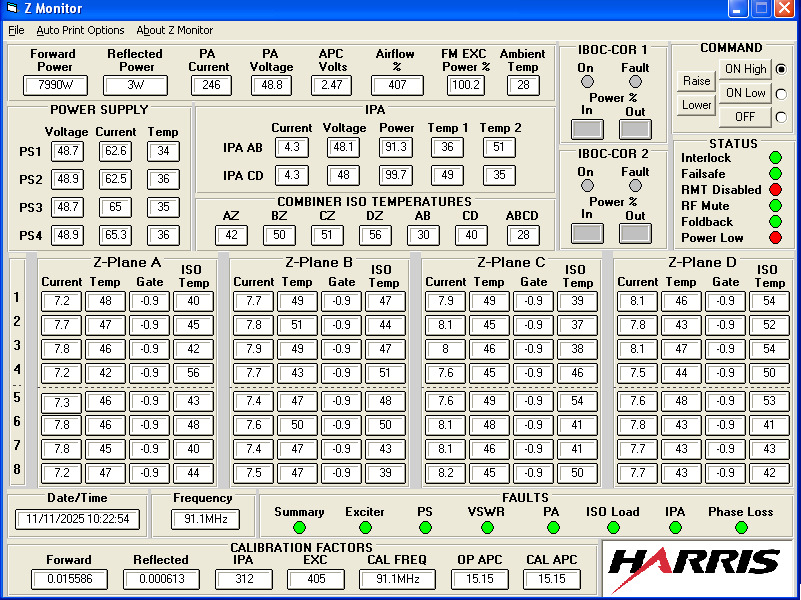
#> input picture 911-20251111.jpg, 801 x 600 px
$ python compare_results.py
#> lines starting #> are read from the running program, lines starting #| are printed output that depends on the picture
#> (reads test_20251111_results.csv from the repository)
### src/template_ocr_extractor.py
"""
基于模板匹配的本地OCR识别器

特点：
- 适用于固定布局的发射机截图
- 不依赖深度学习，纯CPU运算
- 低内存占用，适合老旧硬件
- 使用 OpenCV + Tesseract OCR
"""
import cv2
import numpy as np
import pytesseract
import logging
import json
from pathlib import Path
from typing import Dict, List, Optional, Tuple
import pandas as pd

from src.exceptions import OCRError

logger = logging.getLogger(__name__)


class TemplateOCRExtractor:
    """模板匹配OCR提取器

    工作流程：
    1. 加载固定区域坐标模板
    2. 图像预处理（灰度化、二值化）
    3. 按坐标提取各个数据区域
    4. 使用 Tesseract OCR 识别数字
    5. 后处理和验证
    """

    def __init__(self, coords_file: Optional[Path] = None, config: Optional[Dict] = None):
        """
        初始化提取器

        Args:
            coords_file: 坐标模板文件路径，默认为 config/template_coordinates.json
            config: 可选配置字典
        """
        self.coords_file = coords_file or Path('config/template_coordinates.json')
        self.config = config or {}

        # 设置 Tesseract 路径（Windows 打包版本需要）
        self._setup_tesseract_path()
#> (the call stopped at in _setup_tesseract_path, `if current_path != 'tesseract' and Path(current_path).exists():`: pytesseract is not available in this run)

        # Tesseract 配置
        self.tesseract_config = self.config.get(
            'tesseract_config',
            r'--oem 3 --psm 7 -c tessedit_char_whitelist=0123456789.'
        )

        # 预处理参数
        self.preprocess_mode = self.config.get('preprocess_mode', 'adaptive')  # 'simple', 'adaptive', 'none'
        self.apply_morphology = self.config.get('apply_morphology', False)

        # 验证参数
        self.valid_ranges = {
            'Current': (5.0, 10.0),      # 电流合理范围
            'ISO_Temp': (20.0, 80.0),    # 温度合理范围
            'Temp': (20.0, 80.0),        # 温度合理范围
        }

        # 加载坐标模板
        self.coords = self._load_coordinates()

        logger.info(f"模板OCR提取器初始化完成")
        logger.info(f"  坐标文件: {self.coords_file}")
        logger.info(f"  预处理模式: {self.preprocess_mode}")
        logger.info(f"  已加载区域: {self._count_regions()} 个")

    def _setup_tesseract_path(self):
        """设置 Tesseract 路径，支持 Windows 常见安装位置和打包版本"""
        import sys
        import os

        # 如果已经设置了路径，直接返回
        if hasattr(pytesseract, 'tesseract_cmd') and pytesseract.pytesseract.tesseract_cmd:
            current_path = pytesseract.pytesseract.tesseract_cmd
            if current_path != 'tesseract' and Path(current_path).exists():
                logger.info(f"使用已配置的 Tesseract 路径: {current_path}")
                return

        # 优先查找与 EXE 同级的 tesseract 文件夹（适用于打包版本）
        if getattr(sys, 'frozen', False):
            # 打包后的 EXE 环境
            base_path = Path(sys.executable).parent
        else:
            # 开发环境
            base_path = Path(__file__).parent.parent

        # 查找与程序同级的 tesseract 文件夹
        bundled_tesseract = base_path / 'tesseract' / 'tesseract.exe'
        if bundled_tesseract.exists():
            pytesseract.pytesseract.tesseract_cmd = str(bundled_tesseract)
            # 设置 tessdata 路径
            tessdata_path = base_path / 'tesseract' / 'tessdata'
            if tessdata_path.exists():
                os.environ['TESSDATA_PREFIX'] = str(tessdata_path)
            logger.info(f"✓ 使用打包的 Tesseract: {bundled_tesseract}")
            return

        # Windows 系统查找系统安装的 Tesseract
        if sys.platform == 'win32':
            # 常见的 Tesseract 安装路径
            possible_paths = [
                r'C:\Program Files\Tesseract-OCR\tesseract.exe',
                r'C:\Program Files (x86)\Tesseract-OCR\tesseract.exe',
                r'C:\Tesseract-OCR\tesseract.exe',
            ]

            # 从环境变量中查找
            if 'TESSERACT_PATH' in os.environ:
                possible_paths.insert(0, os.environ['TESSERACT_PATH'])

            # 尝试找到 Tesseract
            for path in possible_paths:
                if Path(path).exists():
                    pytesseract.pytesseract.tesseract_cmd = path
                    logger.info(f"✓ 找到系统安装的 Tesseract: {path}")
                    return

            # 如果都找不到，记录警告但继续（可能在PATH中）
            logger.warning("未找到 Tesseract 安装路径，尝试使用系统 PATH")
            logger.warning("如果 OCR 识别失败，请确保 Tesseract 已正确安装或与程序同级存在 tesseract 文件夹")
        else:
            # macOS/Linux 通常在 PATH 中
            logger.info("非 Windows 系统，使用系统 PATH 中的 tesseract")

    def _count_regions(self) -> int:
        """统计区域数量"""
        count = 0
        for key, value in self.coords.items():
            if isinstance(value, dict):
                count += len(value)
            elif isinstance(value, list):
                for item in value:
                    if isinstance(item, dict):
                        count += len(item)
        return count

    def _load_coordinates(self) -> Dict:
        """加载坐标模板"""
        if not self.coords_file.exists():
            logger.warning(f"坐标文件不存在: {self.coords_file}")
            logger.warning("将使用空模板，请先运行坐标标定工具")
            return {}

        try:
            with open(self.coords_file, 'r', encoding='utf-8') as f:
#> (reads config/template_coordinates.json from the repository)
                coords = json.load(f)

            logger.info(f"✓ 坐标模板加载成功: {self.coords_file}")
            return coords

        except Exception as e:
            logger.error(f"加载坐标模板失败: {e}")
            raise OCRError(f"无法加载坐标模板: {e}")

    def extract_from_image(self, image_path: Path) -> pd.DataFrame:
        """
        从图像提取数据

        Args:
            image_path: 图像路径

        Returns:
            包含识别结果的 DataFrame

        Raises:
            OCRError: OCR识别失败
        """
#> called with image_path = '911-20251111.jpg'
        logger.info(f"开始处理图像: {image_path}")

        try:
            # 1. 读取图像（使用PIL确保跨平台兼容）
            from PIL import Image as PILImage
            import numpy as np

            pil_image = PILImage.open(str(image_path))
#> pil_image is the input picture: PIL image 801x600 RGB; mean R, G, B 200.4, 202.6, 199.6
            if pil_image.mode != 'RGB':
                pil_image = pil_image.convert('RGB')
            img_rgb = np.array(pil_image)
            image = cv2.cvtColor(img_rgb, cv2.COLOR_RGB2BGR)

            if image is None:
                raise OCRError(f"无法读取图像: {image_path}")

            logger.info(f"  图像尺寸: {image.shape[1]} x {image.shape[0]}")

            # 2. 提取所有区域并识别（不再统一预处理，改为按字段类型处理）
            results = []

            # 遍历所有坐标（支持扁平和嵌套两种格式）
            for item_name, coords in self.coords.items():
                # 判断坐标类型
                if isinstance(coords, list) and len(coords) == 4:
                    # 扁平格式：直接是坐标 [x1, y1, x2, y2]
                    # 判断数据类型
                    if 'Current' in item_name or 'current' in item_name:
                        expected_type = 'current'
                        unit = 'A'
                    elif 'Temp' in item_name or 'temp' in item_name:
                        expected_type = 'temperature'
                        unit = '°C'
                    else:
                        # COMBINER数据默认是温度
                        expected_type = 'temperature'
                        unit = '°C'

                    value = self.extract_and_recognize(
                        image, tuple(coords),
                        expected_type=expected_type
                    )

                    if value is not None:
                        results.append({
                            'item_name': item_name,
                            'value': value,
                            'unit': unit
                        })
                        logger.debug(f"    {item_name}: {value} {unit}")

                elif isinstance(coords, dict):
                    # 嵌套格式：COMBINER等
                    for sub_name, sub_coords in coords.items():
                        value = self.extract_and_recognize(
                            image, tuple(sub_coords),
                            expected_type='temperature'
                        )
                        if value is not None:
                            results.append({
                                'item_name': sub_name,
                                'value': value,
                                'unit': '°C'
                            })
                            logger.debug(f"    {sub_name}: {value}°C")
#> this loop made 71 passes
#> pass 1, in _enhance_roi, `roi = cv2.resize(roi, None, fx=scale, fy=scale, interpolation=cv2.INTE..`:
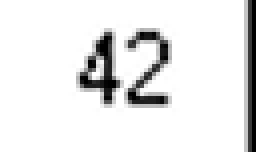
#> roi: shape (38, 64) (shown 4 times larger); min 0, max 255, mean 231.2
#> pass 2, in _enhance_roi (call 2), `roi = cv2.resize(roi, None, fx=scale, fy=scale, interpolation=cv2.INTE..`:
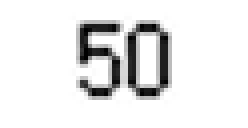
#> roi: shape (32, 62) (shown 4 times larger); min 0, max 255, mean 231.8
#> pass 3, in _enhance_roi (call 3), `roi = cv2.resize(roi, None, fx=scale, fy=scale, interpolation=cv2.INTE..`:
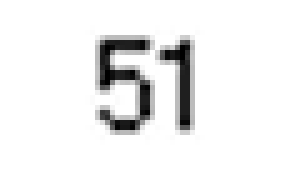
#> roi: shape (38, 58) (shown 5 times larger); min 0, max 255, mean 238.7
#> after the loop, results = []

            logger.info(f"✓ 识别完成: 共 {len(results)} 个数据项")

            return pd.DataFrame(results)

        except Exception as e:
            logger.error(f"图像处理失败: {e}")
            raise OCRError(f"OCR识别失败: {e}")

    # [40 lines left out: function preprocess, not called in this run]

    def extract_and_recognize(
        self,
        image: np.ndarray,
        coords: Tuple[int, int, int, int],
        expected_type: Optional[str] = None
    ) -> Optional[float]:
        """
        提取区域并识别

        Args:
            image: 原始图像（未预处理）
            coords: 区域坐标 (x1, y1, x2, y2)
            expected_type: 期望的数据类型 ('current', 'temperature')

        Returns:
            识别的数值，失败返回 None
        """
        try:
            x1, y1, x2, y2 = coords

            # 边界检查
            h, w = image.shape[:2]
            x1, y1 = max(0, x1), max(0, y1)
            x2, y2 = min(w, x2), min(h, y2)

            if x2 <= x1 or y2 <= y1:
                logger.warning(f"无效的坐标: {coords}")
                return None

            # 提取 ROI
            roi = image[y1:y2, x1:x2]

            # 根据数据类型选择最佳预处理方法
            if expected_type == 'current':
                # Current字段：使用灰度或简单Otsu，不用自适应二值化
                processed_roi = self._preprocess_for_current(roi)
            else:
                # Temperature字段：使用自适应二值化
                processed_roi = self._preprocess_for_temperature(roi)

            # 可选：ROI增强
            processed_roi = self._enhance_roi(processed_roi)

            # OCR识别
            text = pytesseract.image_to_string(processed_roi, config=self.tesseract_config)

            # 清理文本（传入expected_type以便智能处理）
            cleaned = self._clean_text(text, expected_type=expected_type)

            if not cleaned:
                logger.debug(f"OCR返回空文本: coords={coords}")
                return None

            # 转换为浮点数
            try:
                value = float(cleaned)
            except ValueError:
                logger.debug(f"无法转换为数字: '{cleaned}' at {coords}")
                return None

            # 验证合理性
            if expected_type and not self._validate_value(value, expected_type):
                logger.debug(f"数值超出合理范围: {value} ({expected_type}) at {coords}")
                return None

            return value

        except Exception as e:
            logger.debug(f"识别失败: {e} at {coords}")
            return None

    def _preprocess_for_current(self, roi: np.ndarray) -> np.ndarray:
        """
        Current字段专用预处理

        Current字段通常是白色文字或浅色背景，使用简单二值化效果最好
        """
        # 转灰度
        if len(roi.shape) == 3:
            gray = cv2.cvtColor(roi, cv2.COLOR_BGR2GRAY)
        else:
            gray = roi.copy()

        # 使用简单二值化（Otsu自动阈值）
        _, binary = cv2.threshold(gray, 0, 255, cv2.THRESH_BINARY + cv2.THRESH_OTSU)

        return binary

    def _preprocess_for_temperature(self, roi: np.ndarray) -> np.ndarray:
        """
        Temperature字段专用预处理

        Temperature字段使用简单二值化效果更稳定
        """
        # 转灰度
        if len(roi.shape) == 3:
            gray = cv2.cvtColor(roi, cv2.COLOR_BGR2GRAY)
        else:
            gray = roi.copy()

        # 使用简单二值化（Otsu自动阈值）- 比自适应二值化更稳定
        _, binary = cv2.threshold(gray, 0, 255, cv2.THRESH_BINARY + cv2.THRESH_OTSU)

        return binary

    def _enhance_roi(self, roi: np.ndarray) -> np.ndarray:
        """增强 ROI 质量"""
        # 可选：放大小区域
        if roi.shape[0] < 30 or roi.shape[1] < 50:
            scale = 2
            roi = cv2.resize(roi, None, fx=scale, fy=scale, interpolation=cv2.INTER_CUBIC)

        return roi

    # [162 lines left out: functions _clean_text, _validate_value, test_single_region, batch_test_accuracy, extract_from_image, not called in this run]

### compare_results.py
#!/usr/bin/env python3
"""
对比历史测试结果和当前测试结果，找出差异原因
"""
import pandas as pd
from pathlib import Path


def main():
    print("\n" + "="*70)
    print("对比历史测试结果 vs 当前测试结果")
    print("="*70 + "\n")

    # 读取历史结果
    historical_file = Path('test_20251111_results.csv')
    if not historical_file.exists():
        print("❌ 历史结果文件不存在")
        return

    historical = pd.read_csv(historical_file)

    # 运行当前测试
    print("运行当前测试...")
    from src.template_ocr_extractor import TemplateOCRExtractor

    extractor = TemplateOCRExtractor()
    current = extractor.extract_from_image('911-20251111.jpg')
#> current = table of 0 rows and 0 columns

    print(f"\n历史结果: {len(historical)} 个项目")
    print(f"当前结果: {len(current)} 个项目")
#| 当前结果: 0 个项目
    print(f"差异: {len(historical) - len(current)} 个项目\n")
#| 差异: 67 个项目

    # 找出历史有但当前没有的项目
    historical_items = set(historical['item_name'])
#> (the run stopped early here; a loop or call above may not have finished)
